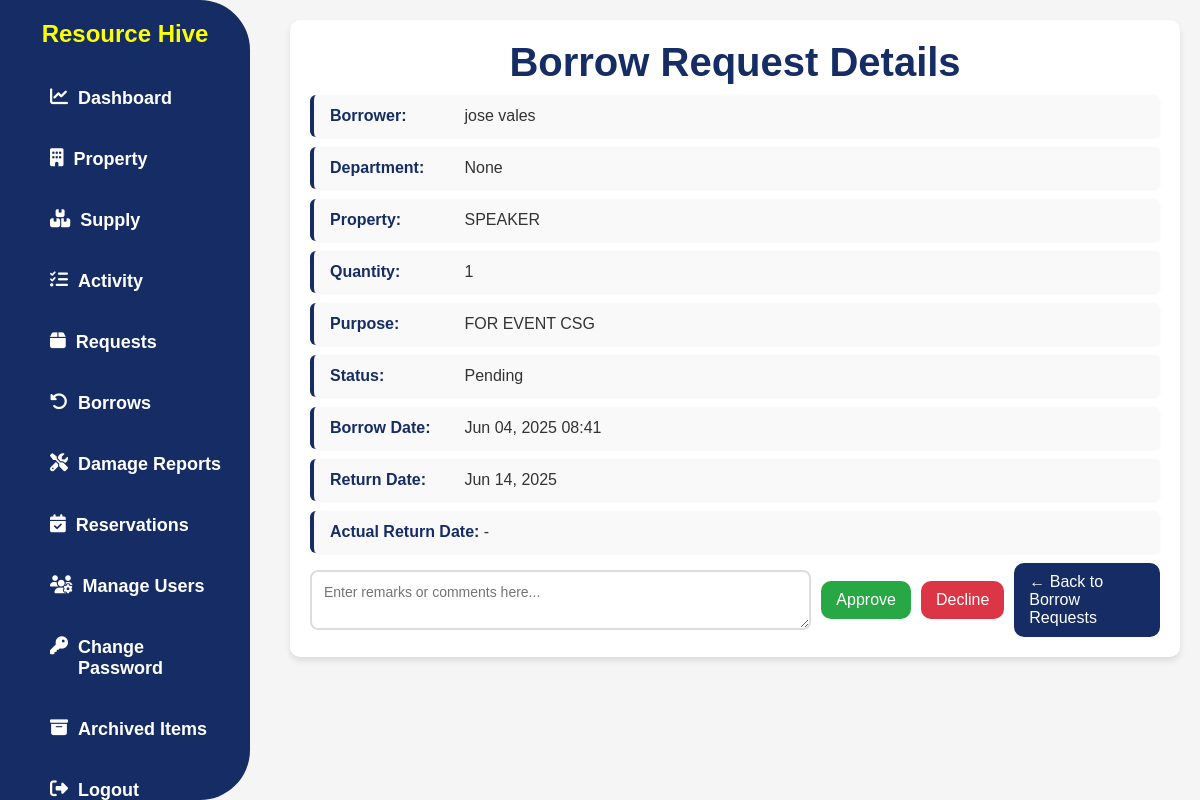
Before: /borrow-request/40/ with the older database file.
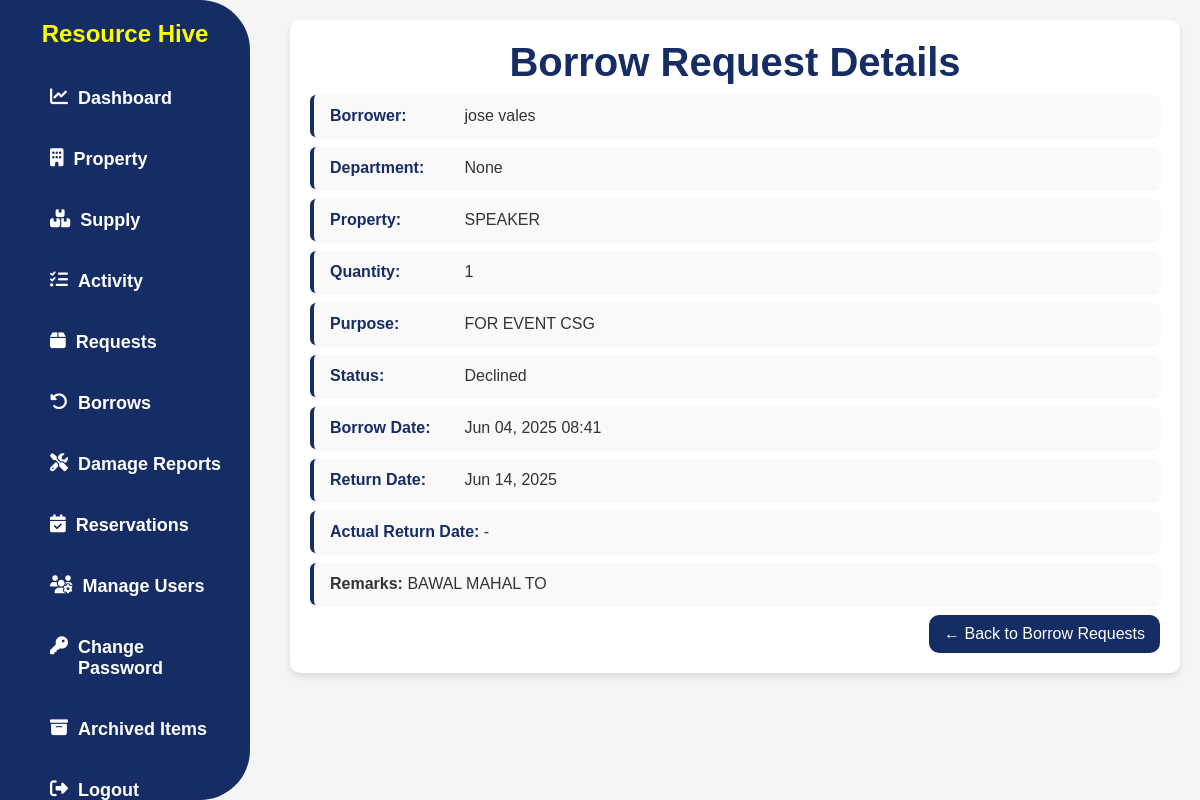
After: the same page with the newer database file.
### app/models.py (models this page shows, shortened)
class BorrowRequest(models.Model):
    STATUS_CHOICES = [
        ('pending', 'Pending'),
        ('approved', 'Approved'),
        ('returned', 'Returned'),
        ('overdue', 'Overdue'),
        ('declined', 'Declined'),
    ]
    user = models.ForeignKey(User, on_delete=models.CASCADE)
    property = models.ForeignKey(Property, on_delete=models.CASCADE)
    quantity = models.PositiveIntegerField()
    status = models.CharField(max_length=20, choices=STATUS_CHOICES, default='pending')
    remarks = models.TextField(blank=True, null=True)
    borrow_date = models.DateTimeField(auto_now_add=True)
    return_date = models.DateField()
    actual_return_date = models.DateField(null=True, blank=True)
    purpose = models.TextField()

class UserProfile(models.Model):
    user = models.OneToOneField(User, on_delete=models.CASCADE)
    ROLE_CHOICES = [
        ('ADMIN', 'ADMIN'),
        ('USER', 'USER'),
    ]
    role = models.CharField(max_length=20, choices=ROLE_CHOICES)
    department = models.ForeignKey(Department, on_delete=models.SET_NULL, null=True, blank=True)
    phone = models.CharField(max_length=20, blank=True, null=True)

class Property(models.Model):
    CONDITION_CHOICES = [
        ('In good condition', 'In good condition'),
        ('Needing repair', 'Needing repair'),
        ('Unserviceable', 'Unserviceable'),
        ('Obsolete', 'Obsolete'),
        ('No longer needed', 'No longer needed'),
        ('Not used since purchased', 'Not used since purchased'),
    ]
    AVAILABILITY_CHOICES = [
        ('available', 'Available'),
        ('not_available', 'Not Available'),
    ]
    property_number = models.CharField(max_length=100, unique=True, null=True, blank=True)
    property_name = models.CharField(max_length=100)
    category = models.ForeignKey(PropertyCategory, on_delete=models.SET_NULL, null=True, blank=True)
    description = models.TextField(null=True, blank=True)
    barcode = models.CharField(max_length=150, unique=True, null=True, blank=True)
    unit_of_measure = models.CharField(max_length=50, null=True, blank=True)
    unit_value = models.DecimalField(
        max_digits=10, decimal_places=2,
        blank=True, null=True,
        validators=[MinValueValidator(0)]
    )
    overall_quantity = models.PositiveIntegerField(validators=[MinValueValidator(0)], default=0)
    quantity = models.PositiveIntegerField(validators=[MinValueValidator(0)], default=0)
    location = models.CharField(max_length=255, null=True, blank=True)
    condition = models.CharField(max_length=100, choices=CONDITION_CHOICES, default='In good condition')
    availability = models.CharField(max_length=20, choices=AVAILABILITY_CHOICES, default='available')
    is_archived = models.BooleanField(default=False)

### app/views.py (the view, shortened to what this page needs)
# urls.py: path('borrow-request/<int:pk>/', borrow_request_details, name='borrow_request_details'),
def borrow_request_details(request, pk):
    request_obj = get_object_or_404(BorrowRequest, pk=pk)
    return render(request, 'app/borrow_request_details.html', {'borrow_obj': request_obj})

### app/templates/app/borrow_request_details.html (shortened to what this page needs)
{% load static %}
<!DOCTYPE html>
<html>
<head>
  <link rel="stylesheet" href="{% static 'css/style.css' %}" />
  <link rel="stylesheet" href="https://cdnjs.cloudflare.com/ajax/libs/font-awesome/6.4.2/css/all.min.css" />
</head>
<body>
  {% include 'app/navbar.html' %}
  <div class="content">
    <div class="details-p">
      <h2 class="h2title">Borrow Request Details</h2>
      <p><span>Borrower:</span>
        {% with borrow_obj.user.first_name as first_name %}
        {% with borrow_obj.user.last_name as last_name %}
          {% if first_name or last_name %}
            {{ first_name }} {{ last_name }}
          {% else %}
            {{ borrow_obj.user.username }}
          {% endif %}
        {% endwith %}
        {% endwith %}
      </p>
      <p><span>Department:</span> {{ borrow_obj.user.userprofile.department }}</p>
      <p><span>Property:</span> {{ borrow_obj.property.property_name }}</p>
      <p><span>Quantity:</span> {{ borrow_obj.quantity }}</p>
      <p><span>Purpose:</span> {{ borrow_obj.purpose }}</p>
      <p><span>Status:</span> {{ borrow_obj.get_status_display }}</p>
      <p><span>Borrow Date:</span> {{ borrow_obj.borrow_date|date:"M d, Y H:i" }}</p>
      <p><span>Return Date:</span> {{ borrow_obj.return_date|date:"M d, Y" }}</p>
      <p><span>Actual Return Date:</span>
        {% if borrow_obj.actual_return_date %}
          {{ borrow_obj.actual_return_date|date:"M d, Y" }}
        {% else %}
          -
        {% endif %}
      </p>
      {% if borrow_obj.status == 'pending' %}
        <form method="post" class="stat-button">
          <textarea name="remarks" placeholder="Enter remarks or comments here..." required></textarea>
          <button type="submit" name="action" value="approve" class="btn-approve">Approve</button>
          <button type="submit" name="action" value="decline" class="btn-reject">Decline</button>
          <a href="{% url 'user_borrow_requests' %}" class="btn-back">← Back to Borrow Requests</a>
        </form>
      {% elif borrow_obj.status in 'declined overdue returned' %}
        {% if borrow_obj.remarks %}
          <p><strong>Remarks:</strong> {{ borrow_obj.remarks }}</p>
        {% endif %}
        {% if borrow_obj.status == 'overdue' %}
          <form method="post" class="stat-button">
            {% csrf_token %}
            <textarea name="remarks" placeholder="Enter remarks or comments here..." required></textarea>
            <button type="submit" name="action" value="return" class="btn-approve">Mark as Returned</button>
            <a href="{% url 'user_borrow_requests' %}" class="btn-back">← Back to Borrow Requests</a>
          </form>
        {% elif borrow_obj.status == 'declined' %}
          <div class="stat-button">
            <a href="{% url 'user_borrow_requests' %}" class="btn-back">← Back to Borrow Requests</a>
          </div>
        {% elif borrow_obj.status == 'returned' %}
          <div class="stat-button">
            <a href="{% url 'user_borrow_requests' %}" class="btn-back">← Back to Borrow Requests</a>
          </div>
        {% endif %}
      {% endif %}
    </div>
  </div>
</body>
</html>

### app/templates/app/navbar.html (shortened to what this page needs)
<nav class="sidebar">
  <h1>Resource Hive</h1>
  <ul>
    <li>
      <a href="{% url 'dashboard' %}">
        <i class="fas fa-chart-line"></i> Dashboard
      </a>
    </li>
    <li>
      <a href="{% url 'property_list' %}">
        <i class="fas fa-building"></i> Property
      </a>
    </li>
    <li>
      <a href="{% url 'supply_list' %}">
        <i class="fas fa-boxes"></i> Supply
      </a>
    </li>
    <li>
      <a href="{% url 'activity' %}"> <i class="fas fa-tasks"></i> Activity </a>
    </li>
    <li>
      <a href="{% url 'user_supply_requests' %}">
        <i class="fas fa-box"></i> Requests
      </a>
    </li>
    <li>
      <a href="{% url 'user_borrow_requests' %}">
        <i class="fas fa-undo-alt"></i> Borrows
      </a>
    </li>
    <li>
      <a href="{% url 'user_damage_reports' %}">
        <i class="fas fa-tools"></i> Damage Reports
      </a>
    </li>
    <li>
      <a href="{% url 'user_reservations' %}">
        <i class="fas fa-calendar-check"></i> Reservations
      </a>
    </li>
    <li>
      <a href="{% url 'manage_users' %}">
        <i class="fas fa-users-cog"></i> Manage Users
      </a>
    </li>
    <li>
      <a href="{% url 'password_change' %}">
        <i class="fas fa-key"></i> Change Password
      </a>
    </li>
    <li>
      <a href="{% url 'archived_items' %}">
        <i class="fas fa-archive"></i> Archived Items
      </a>
    </li>
    <li class="logout-button">
      <a
        href="#"
        onclick="event.preventDefault(); if (confirm('Are you sure you want to log out?')) { document.getElementById('logout-form').submit(); }"
      >
        <i class="fas fa-sign-out-alt"></i> Logout
      </a>
    </li>
  </ul>
</nav>

### static/css/style.css (style rules this page uses)
body { font-family: Arial, sans-serif; margin: 0; padding: 0; background-color: whitesmoke; }
h1 { text-align: center; margin-top: 20px; color: #fbff00; }
.sidebar { width: 250px; height: 100%; background-color: #152d64; border-top-right-radius: 50px; border-bottom-right-radius: 50px; position: fixed; top: 0; left: 0; }
.sidebar ul { list-style-type: none; padding: 0; }
.sidebar ul li { padding: 20px; display: flex; justify-content: left; height: 100%; padding-left: 50px; }
.sidebar ul li a { color: white; text-decoration: none; font-size: 18px; display: flex; gap: 10px; font-weight: bold; }
.content { margin-left: 270px; padding: 20px; }
.h2title { text-align: center; color: #152d64; font-size: 40px; margin-top: auto; margin-bottom: 0; }
.stat-button { display: flex; justify-content: flex-end; align-items: center; margin-right: auto; }
.stat-button a, .stat-button button { padding: 10px 15px; font-size: 16px; border-radius: 10px; cursor: pointer; transition: 0.3s ease; text-decoration: none; margin-left: 10px; color: white; border: none; }
.btn-back { background-color: #152d64; }
span { font-weight: bolder; }
.content { display: flex; flex-direction: column; gap: 5px; margin-top: 0; }
.details-p { background-color: #fff; padding: 20px; margin-top: 0%; border-radius: 10px; box-shadow: 0 4px 6px rgba(0, 0, 0, 0.1); }
.details-p p { background-color: #f9f9f9; padding: 12px 16px; border-left: 4px solid #152d64; border-radius: 6px; font-size: 16px; margin: 10px 0; color: #333; box-shadow: 0 1px 3px rgba(0, 0, 0, 0.05); }
.details-p p span { font-weight: 600; color: #152d64; display: inline-block; min-width: 130px; }

Changed rows visible on the page:
changed BorrowRequest "FOR EVENT CSG": status "Pending" → "Declined"; remarks (not shown) → "BAWAL MAHAL TO"
Other visible differences:
text no longer shown: "Approve Decline"
text now shown: "Remarks:"
